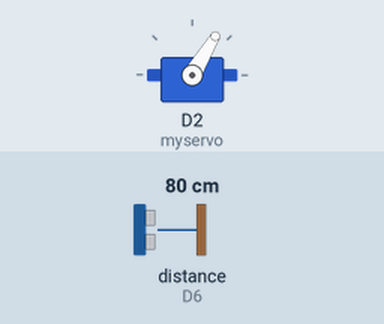
Bench run of a sketch on a simulated ESP8266 (NodeMCU). Parts: servo. Wiring (inferred from the names in the program): ultrasonic range finder: trigger D5; echo D6. Inputs (shaded band) come from the test bench; at power-on: distance to the obstacle (sensor on D6) 80 cm. The echo pulse lasts 58.3 µs per cm; what the sketch prints to the serial monitor is not drawn.

Above: at 1.2 s.
1.3 s: distance to the obstacle (sensor on D6) set to 2 cm
At 1.68 s:
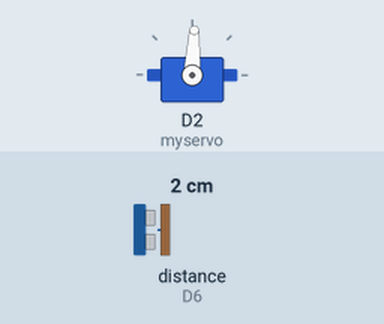
4.3 s: distance to the obstacle (sensor on D6) set to 4 cm
At 4.8 s:
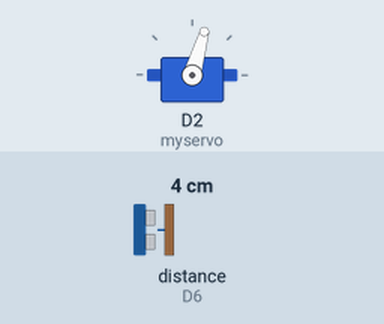
7.3 s: distance to the obstacle (sensor on D6) set to 120 cm
At 9.61 s:
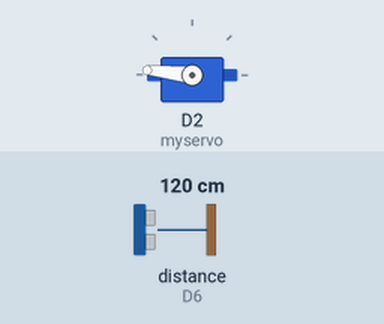
Timing chart, 0 to 16.3 s (numbered marks = the images above; inputs shaded):
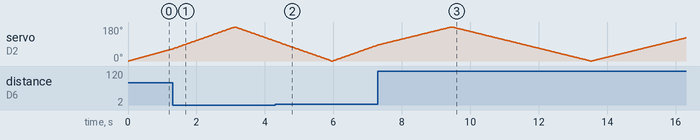

The sketch:

nodemcu_code.ino
```cpp
#include<Servo.h>

#define trigPin D5
#define echoPin D6

long duration;
int distance ;

Servo myservo;

int calculateDistance()
{
  digitalWrite(trigPin,LOW);
  delayMicroseconds(2);
  digitalWrite(trigPin,HIGH);
  delayMicroseconds(10);
  digitalWrite(trigPin,LOW);
  duration = pulseIn(echoPin, HIGH);
  distance = duration*0.034/2;
  return distance;
}

void setup()
{
  pinMode(trigPin , OUTPUT);
  pinMode(echoPin, INPUT);
  myservo.attach(D2);
  Serial.begin(9600);
}

void loop()
{
 int i ;
 for (i=0; i<=180; i++)
 {
  myservo.write(i);
  delay(15);
  calculateDistance();
  Serial.print(i);
  Serial.print(",");
  Serial.print(distance);
  Serial.print(".");
 }
 for(i=180; i>=0; i--)
 {
  myservo.write(i);
  delay(15);
  calculateDistance();
  Serial.print(i);
  Serial.print(",");
  Serial.print(distance);
  Serial.print(".");

 }


}
```
